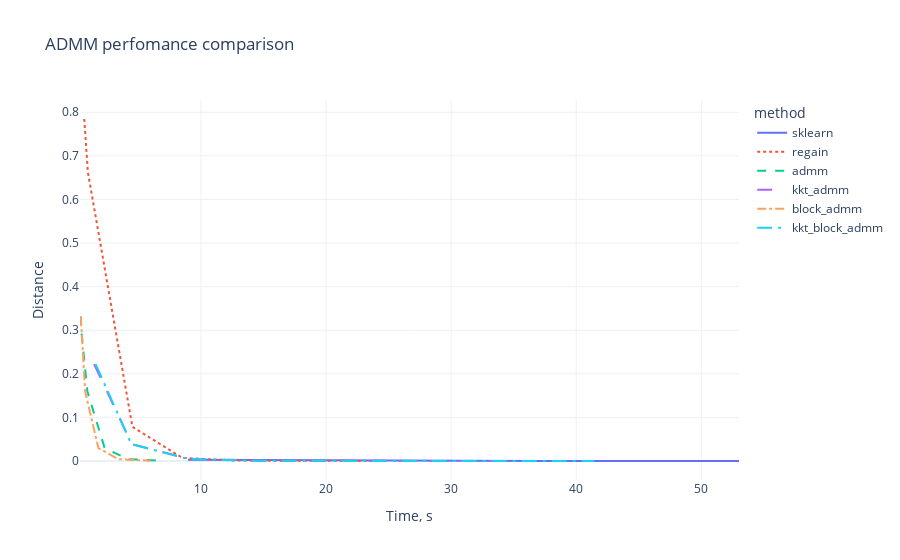

This figure's notebook cell:
### Code cell
fig = px.line(df, x="sec_time", y="distance", color= "method", line_dash='method',
#               text = "str_tol",
        labels={"sec_time": "Time, s",
                "distance": "Distance",
                "method": "method"
                 },
        template = "plotly_white",
              title='ADMM perfomance comparison')
fig.update_traces(textposition='top center')
fig.show()

### Figure 1 — Plotly figure (JSON) as saved in the notebook; plotly's stock layout.template omitted (floating-point values rounded to 4 significant figures)
{"data": [{"hovertemplate": "method=sklearn<br>Time, s=%{x}<br>Distance=%{y}<extra></extra>", "legendgroup": "sklearn", "line": {"color": "#636efa", "dash": "solid"}, "mode": "lines", "name": "sklearn", "orientation": "v", "showlegend": true, "textposition": "top center", "type": "scatter", "x": [8.96, 25.51, 36.64, 44.69, 53.01, 50.46, 27.88, 16.31], "xaxis": "x", "y": [0.002712, 0.0003553, 0.0001356, 0.0001258, 0.0001254, 0.0001254, 0.0001254, 0.0001254], "yaxis": "y"}, {"hovertemplate": "method=regain<br>Time, s=%{x}<br>Distance=%{y}<extra></extra>", "legendgroup": "regain", "line": {"color": "#EF553B", "dash": "dot"}, "mode": "lines", "name": "regain", "orientation": "v", "showlegend": true, "textposition": "top center", "type": "scatter", "x": [0.67, 0.96, 4.52, 8.51, 12.66, 17.34, 20.23, 24.52], "xaxis": "x", "y": [0.7845, 0.6627, 0.07843, 0.007218, 0.0009955, 1.892e-05, 0.00011, 0.000124], "yaxis": "y"}, {"hovertemplate": "method=admm<br>Time, s=%{x}<br>Distance=%{y}<extra></extra>", "legendgroup": "admm", "line": {"color": "#00cc96", "dash": "dash"}, "mode": "lines", "name": "admm", "orientation": "v", "showlegend": true, "textposition": "top center", "type": "scatter", "x": [0.48, 0.47, 0.45, 0.33, 0.92, 2.3, 4.15, 6.85], "xaxis": "x", "y": [0.329, 0.329, 0.329, 0.329, 0.1596, 0.02977, 0.004378, 0.0006775], "yaxis": "y"}, {"hovertemplate": "method=kkt_admm<br>Time, s=%{x}<br>Distance=%{y}<extra></extra>", "legendgroup": "kkt_admm", "line": {"color": "#ab63fa", "dash": "longdash"}, "mode": "lines", "name": "kkt_admm", "orientation": "v", "showlegend": true, "textposition": "top center", "type": "scatter", "x": [1.45, 4.48, 9.14, 14.99, 28.95, 21.65, 29.13, 34.62], "xaxis": "x", "y": [0.2224, 0.0387, 0.004378, 0.0007717, 0.0001984, 0.0001332, 0.0001262, 0.0001255], "yaxis": "y"}, {"hovertemplate": "method=block_admm<br>Time, s=%{x}<br>Distance=%{y}<extra></extra>", "legendgroup": "block_admm", "line": {"color": "#FFA15A", "dash": "dashdot"}, "mode": "lines", "name": "block_admm", "orientation": "v", "showlegend": true, "textposition": "top center", "type": "scatter", "x": [0.43, 0.41, 0.4, 0.4, 0.74, 1.8, 3.39, 5.98], "xaxis": "x", "y": [0.329, 0.329, 0.329, 0.329, 0.1596, 0.02977, 0.004378, 0.0006775], "yaxis": "y"}, {"hovertemplate": "method=kkt_block_admm<br>Time, s=%{x}<br>Distance=%{y}<extra></extra>", "legendgroup": "kkt_block_admm", "line": {"color": "#19d3f3", "dash": "longdashdot"}, "mode": "lines", "name": "kkt_block_admm", "orientation": "v", "showlegend": true, "textposition": "top center", "type": "scatter", "x": [1.58, 4.43, 9.01, 14.2, 21.77, 29.01, 39.71, 41.45], "xaxis": "x", "y": [0.2224, 0.0387, 0.004378, 0.0007717, 0.0001984, 0.0001332, 0.0001262, 0.0001255], "yaxis": "y"}], "layout": {"legend": {"title": {"text": "method"}, "tracegroupgap": 0}, "title": {"text": "ADMM perfomance comparison"}, "xaxis": {"anchor": "y", "domain": [0, 1], "title": {"text": "Time, s"}}, "yaxis": {"anchor": "x", "domain": [0, 1], "title": {"text": "Distance"}}}}
